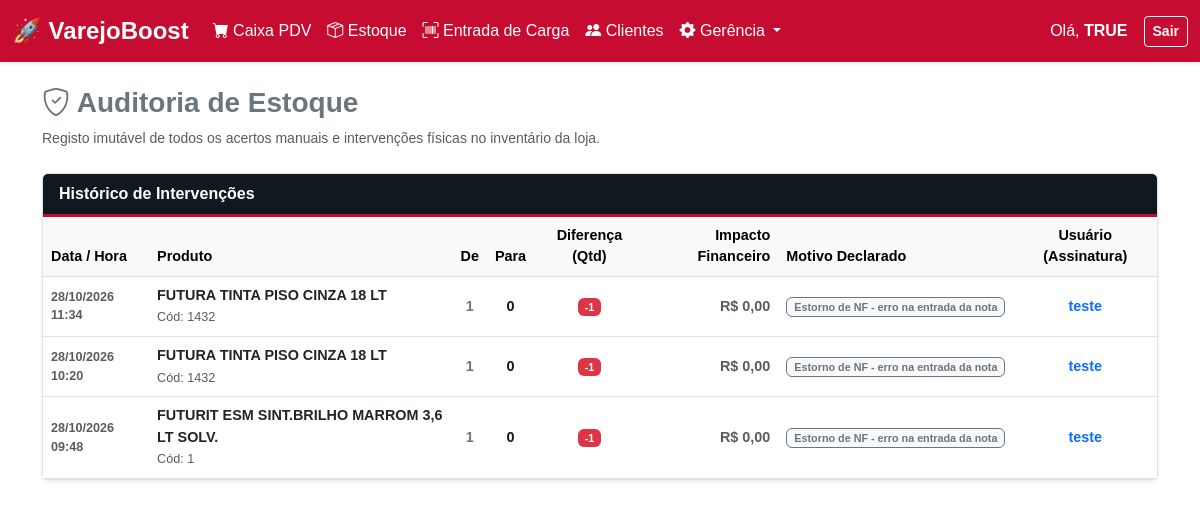
Page /gerencia/auditoria-estoque/ (signed in) on the earlier database version.
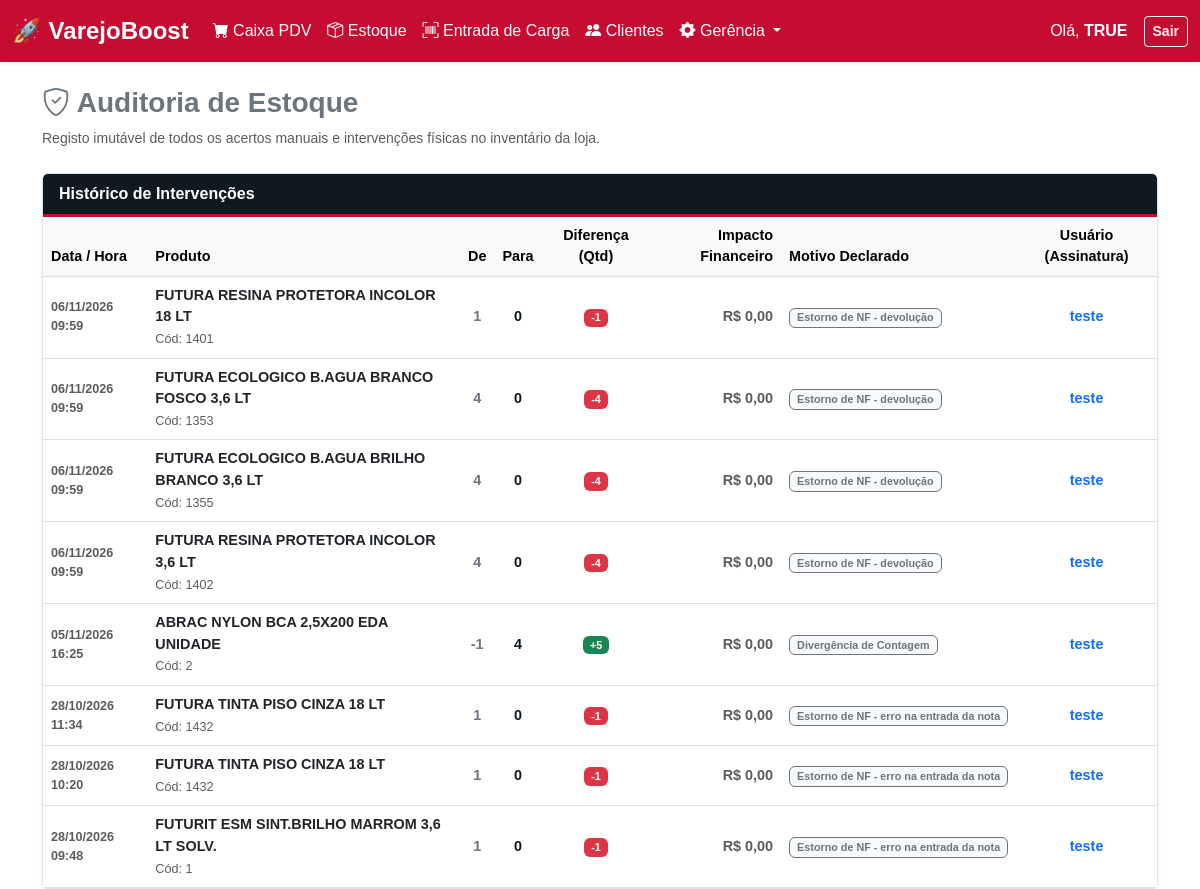
Same page on the later database version.
### inventario/models/produtos/produto_models.py (models this page shows, shortened)
class AuditoriaEstoque(models.Model):
    produto = models.ForeignKey(Produtos, on_delete=models.CASCADE)
    data_alteracao = models.DateTimeField(auto_now_add=True)
    estoque_antigo = models.IntegerField()
    estoque_novo = models.IntegerField()
    diferenca_quantidade = models.IntegerField()
    diferenca_financeira = models.DecimalField(max_digits=12, decimal_places=2)
    motivo = models.CharField(max_length=255)
    usuario = models.CharField(max_length=100)

class Produtos(models.Model):
    nome = models.CharField(max_length=255)
    cod_barras = models.CharField(max_length=100, blank=True, null=True)
    preco_custo = models.DecimalField(max_digits=10, decimal_places=2, default=0.00)
    margem_lucro = models.DecimalField(max_digits=10, decimal_places=2, default=0.00)
    preco_venda = models.DecimalField(max_digits=10, decimal_places=2, default=0.00)
    estoque_atual = models.IntegerField(default=0)
    unidade = models.CharField(max_length=10, default='UN')
    status = models.CharField(max_length=20, default='ATIVO')
    marca = models.ForeignKey(Marca, on_delete=models.SET_NULL, null=True, blank=True)
    familia = models.ForeignKey(Familia, on_delete=models.SET_NULL, null=True, blank=True)
    cod_interno = models.CharField(max_length=20, blank=True, null=True)
    cod_fornecedor = models.CharField(max_length=100, blank=True, null=True)
    ncm = models.CharField(max_length=10, blank=True, null=True)
    cest = models.CharField(max_length=10, blank=True, null=True)
    cfop_padrao = models.ForeignKey(TributacaoCFOP, on_delete=models.SET_NULL, null=True, blank=True)
    csosn_padrao = models.ForeignKey(TributacaoCSOSN, on_delete=models.SET_NULL, null=True, blank=True)

### inventario/views/estoque/estoque_views.py (the view)
# urls.py: path('gerencia/auditoria-estoque/', estoque_views.tela_auditoria_estoque, name='tela_auditoria_estoque'),
def tela_auditoria_estoque(request):
    if 'usuario_logado' not in request.session:
        return redirect('login')
    auditorias = AuditoriaEstoque.objects.select_related('produto').order_by('-data_alteracao')
    return render(request, 'inventario/auditoria_estoque.html', {'auditorias': auditorias})

### inventario/templates/inventario/auditoria_estoque.html
{% extends 'inventario/base.html' %}
{% block content %}
<div class="mb-4">
    <h3 class="fw-bold text-secondary"><i class="bi bi-shield-check"></i> Auditoria de Estoque</h3>
    <p class="text-muted small">Registo imutável de todos os acertos manuais e intervenções físicas no inventário da loja.</p>
</div>
<div class="card shadow-sm border-0">
    <div class="card-header text-white fw-bold" style="background-color: #101820; border-bottom: 3px solid #C60C30;">
        Histórico de Intervenções
    </div>
    <div class="table-responsive">
        <table class="table table-hover align-middle text-center mb-0" style="font-size: 0.9rem;">
            <thead class="table-light">
                <tr>
                    <th class="text-start">Data / Hora</th>
                    <th class="text-start">Produto</th>
                    <th>De</th>
                    <th>Para</th>
                    <th>Diferença (Qtd)</th>
                    <th class="text-end">Impacto Financeiro</th>
                    <th class="text-start">Motivo Declarado</th>
                    <th>Usuário (Assinatura)</th>
                </tr>
            </thead>
            <tbody>
                {% for log in auditorias %}
                <tr>
                    <td class="text-start text-muted small fw-bold">{{ log.data_alteracao|date:"d/m/Y H:i" }}</td>
                    <td class="text-start">
                        <strong class="text-dark">{{ log.produto.nome }}</strong><br>
                        <small class="text-muted">Cód: {{ log.produto.cod_interno }}</small>
                    </td>
                    <td class="text-secondary fw-bold">{{ log.estoque_antigo }}</td>
                    <td class="fw-bold" style="color: #101820;">{{ log.estoque_novo }}</td>
                    <td>
                        <span class="badge {% if log.diferenca_quantidade > 0 %}bg-success{% elif log.diferenca_quantidade < 0 %}bg-danger{% else %}bg-secondary{% endif %}">
                            {% if log.diferenca_quantidade > 0 %}+{% endif %}{{ log.diferenca_quantidade }}
                        </span>
                    </td>
                    <td class="text-end fw-bold {% if log.diferenca_financeira > 0 %}text-success{% elif log.diferenca_financeira < 0 %}text-danger{% else %}text-muted{% endif %}">
                        R$ {{ log.diferenca_financeira }}
                    </td>
                    <td class="text-start">
                        <span class="badge border border-secondary text-secondary" style="background-color: #f8f9fa;">{{ log.motivo }}</span>
                    </td>
                    <td><strong class="text-primary">{{ log.usuario }}</strong></td>
                </tr>
                {% empty %}
                <tr>
                    <td colspan="8" class="text-center py-5 text-muted">Nenhuma alteração manual registada no estoque até ao momento.</td>
                </tr>
                {% endfor %}
            </tbody>
        </table>
    </div>
</div>
{% endblock %}

Differences in the rows shown:
added AuditoriaEstoque: data_alteracao "06/11/2026 09:59", produto.nome "FUTURA RESINA PROTETORA INCOLOR 18 LT", produto.cod_interno "1401", estoque_antigo "1", estoque_novo "0", diferenca_quantidade "-1", diferenca_financeira "0,00", motivo "Estorno de NF - devolução", usuario "teste"
added AuditoriaEstoque: data_alteracao "06/11/2026 09:59", produto.nome "FUTURA ECOLOGICO B.AGUA BRANCO FOSCO 3,6 LT", produto.cod_interno "1353", estoque_antigo "4", estoque_novo "0", diferenca_quantidade "-4", diferenca_financeira "0,00", motivo "Estorno de NF - devolução", usuario "teste"
added AuditoriaEstoque: data_alteracao "06/11/2026 09:59", produto.nome "FUTURA ECOLOGICO B.AGUA BRILHO BRANCO 3,6 LT", produto.cod_interno "1355", estoque_antigo "4", estoque_novo "0", diferenca_quantidade "-4", diferenca_financeira "0,00", motivo "Estorno de NF - devolução", usuario "teste"
added AuditoriaEstoque: data_alteracao "06/11/2026 09:59", produto.nome "FUTURA RESINA PROTETORA INCOLOR 3,6 LT", produto.cod_interno "1402", estoque_antigo "4", estoque_novo "0", diferenca_quantidade "-4", diferenca_financeira "0,00", motivo "Estorno de NF - devolução", usuario "teste"
added AuditoriaEstoque: data_alteracao "05/11/2026 16:25", produto.nome "ABRAC NYLON BCA 2,5X200 EDA UNIDADE", produto.cod_interno "2", estoque_antigo "-1", estoque_novo "4", diferenca_quantidade "5", diferenca_financeira "0,00", motivo "Divergência de Contagem", usuario "teste"
